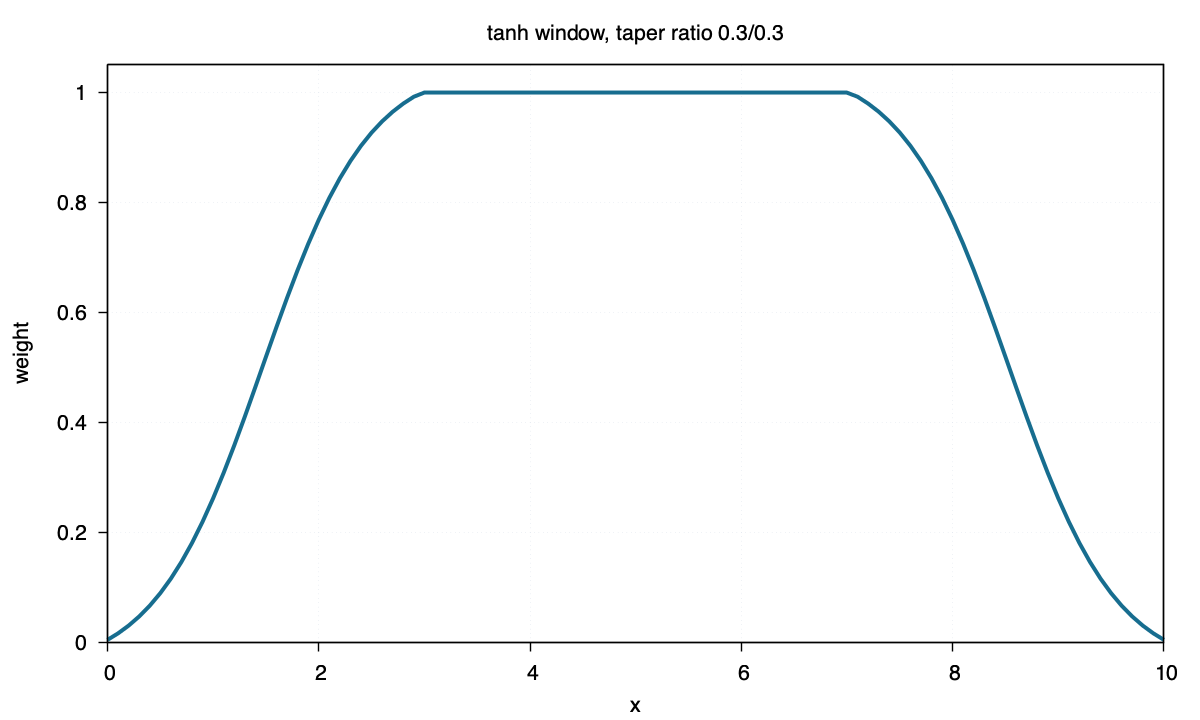

Generate this figure with gnuplot:
set terminal pngcairo size 1200,720 enhanced font "Helvetica,16"
set output "tanh.png"
set title "tanh window, taper ratio 0.3/0.3"
set xlabel "x"
set ylabel "weight"
set xrange [0:10]
set yrange [0:1.05]
set border lw 1.4
set tics out nomirror
set grid lw 1 lc rgb "#d8dee9"
set key off
plot "tanh.txt" using 1:2 with lines lw 4 lc rgb "#176d8f"
